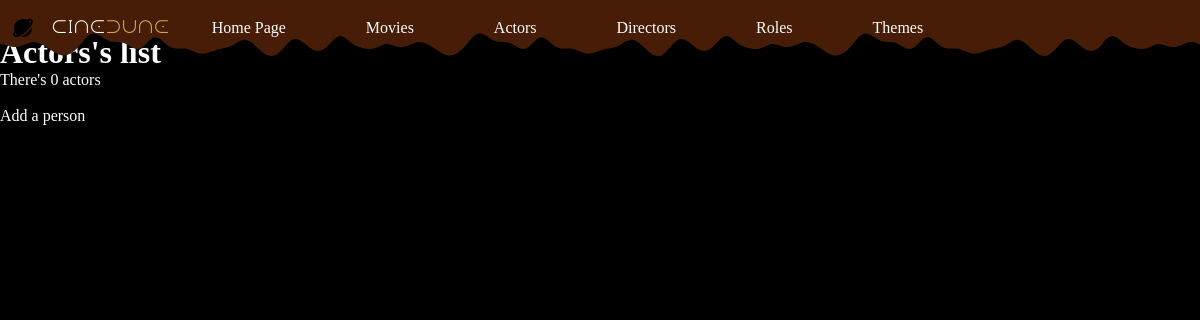
The page /index.php?action=listActors on the database as committed earlier.
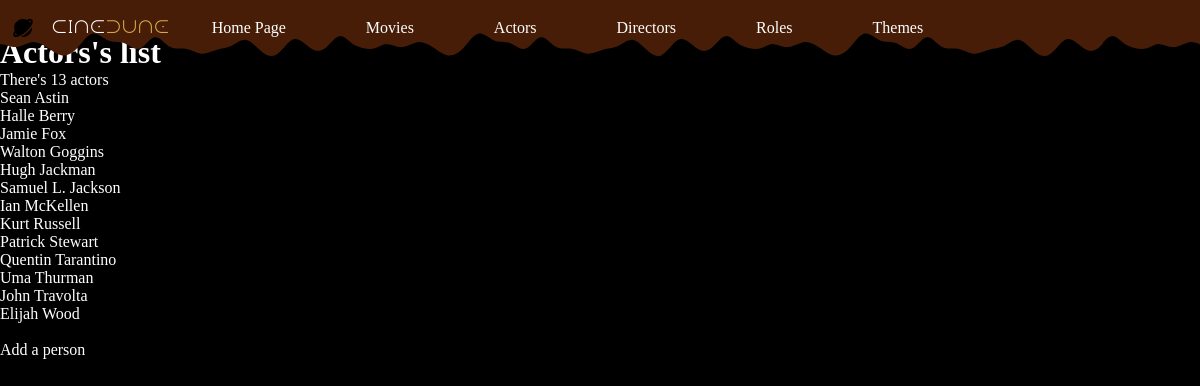
The same page on the database as committed later.
### tables this page shows
CREATE TABLE IF NOT EXISTS `actor` (
  `idActor` int NOT NULL AUTO_INCREMENT,
  `idPerson` int NOT NULL,
  PRIMARY KEY (`idActor`),
  KEY `idPerson` (`idPerson`),
  CONSTRAINT `FK1_actor_person` FOREIGN KEY (`idPerson`) REFERENCES `person` (`idPerson`)
);

CREATE TABLE IF NOT EXISTS `person` (
  `idPerson` int NOT NULL AUTO_INCREMENT,
  `firstname` char(255) NOT NULL,
  `surname` char(255) NOT NULL,
  `sex` char(10) NOT NULL,
  `birthdate` date NOT NULL,
  `picture` varchar(255) NOT NULL,
  PRIMARY KEY (`idPerson`)
);

### controller/PersonController.php (called while the page is built, shortened)
<?php
class PersonController
{
    public function listActors()
    {
        $pdo = Connect::toLogIn();
        $requestActors = $pdo->query("
                SELECT person.idPerson, actor.idActor, person.firstname, person.surname, person.sex, person.birthdate
                FROM actor
                INNER JOIN person ON actor.idPerson = person.idPerson
                ORDER BY surname
            ");
        require "view/actors/listActors.php";
    }
}

### view/actors/listActors.php (the view, shortened to what this page needs)
<?php ob_start();
$actors = $requestActors->fetchAll();
?>
<h1>Actors's list</h1>
<p>There's <?= $requestActors->rowCount() ?> actors</p>
<?php
foreach ($actors as $actor) {
?>
    <a href="index.php?action=personsDetails&id=<?= $actor["idPerson"] ?>"><?= $actor["firstname"] . " " . $actor["surname"] . "<br>" ?></a>
<?php
}
?>
<br>
<a href="index.php?action=addPerson">Add a person</a>
<?php
require "view/template.php";

Rows that differ between the two databases and show on the page:
added actor: idPerson.firstname "Sean", idPerson.surname "Astin"
added actor: idPerson.firstname "Halle", idPerson.surname "Berry"
added actor: idPerson.firstname "Jamie", idPerson.surname "Fox"
added actor: idPerson.firstname "Walton", idPerson.surname "Goggins"
added actor: idPerson.firstname "Hugh", idPerson.surname "Jackman"
added actor: idPerson.firstname "Samuel L.", idPerson.surname "Jackson"
added actor: idPerson.firstname "Ian", idPerson.surname "McKellen"
added actor: idPerson.firstname "Kurt", idPerson.surname "Russell"
added actor: idPerson.firstname "Patrick", idPerson.surname "Stewart"
added actor: idPerson.firstname "Quentin", idPerson.surname "Tarantino"
added actor: idPerson.firstname "Uma", idPerson.surname "Thurman"
added actor: idPerson.firstname "John", idPerson.surname "Travolta"
added actor: idPerson.firstname "Elijah", idPerson.surname "Wood"
Other text that changed with them:
$requestActors->rowCount(): "0" → "13"
